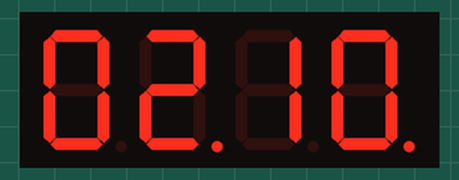
Recording of a sketch running on a simulated Arduino Uno, built with avr-gcc and run on an emulated ATmega328P. Parts: 4-digit seven-segment display. Wiring (inferred from the names in the program): 4-digit 7-segment display, segments lit when LOW: segments pin 6, pin 7, pin 8, pin 9, pin 10, pin 11, pin 12, pin 13; digit selects pin 2, pin 4, pin 5, pin 3. The segment pins are drawn as the display they are named for.

Above: at 0.1 s.
At 60.1 s:
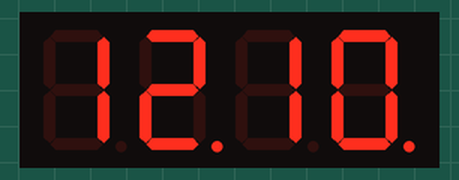
At 120.1 s:
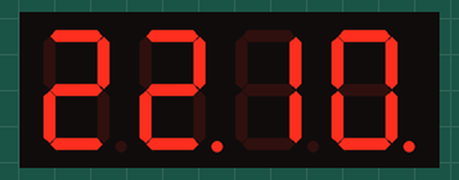

Measured:
- what the display in image 0 shows lasts 60.1 s, from 0.0 s to 60.1 s

The sketch:

8-10.ino
```cpp
volatile byte seconds_units = 0;
volatile byte seconds_tens = 0;
volatile byte minutes_units = 0;
volatile byte minutes_tens = 0;
volatile byte hours_units = 2;
volatile byte hours_tens = 1;

const byte numerals[10] = {
  ~0b00111111, // 0
  ~0b00000110, // 1
  ~0b01011011, // 2
  ~0b01001111, // 3
  ~0b01100110, // 4
  ~0b01101101, // 5
  ~0b01111101, // 6
  ~0b00000111, // 7
  ~0b01111111, // 8
  ~0b01101111, // 9
};

void setup() {

  // digit drivers - active low
  pinMode(2, OUTPUT); // digit 1 - right
  pinMode(3, OUTPUT); // digit 2
  pinMode(4, OUTPUT); // digit 3
  pinMode(5, OUTPUT); // digit 4 - left

  // segments - active low
  pinMode(6, OUTPUT); // segment a
  pinMode(7, OUTPUT); // segment b
  pinMode(8, OUTPUT); // segment c
  pinMode(9, OUTPUT); // segment d
  pinMode(10, OUTPUT); // segment e
  pinMode(11, OUTPUT); // segment f
  pinMode(12, OUTPUT); // segment g
  pinMode(13, OUTPUT); // segment DP, also Arduino LED

  // turn LEDs "off"
  digitalWrite(2, HIGH); // digit 1 off
  digitalWrite(3, HIGH); // digit 2 off
  digitalWrite(4, HIGH); // digit 3 off
  digitalWrite(5, HIGH); // digit 4 off

  // set up 1 second interrupt on Timer/counter1
  TCCR1A = 0;
  TCCR1B = 1<<WGM13 | 1<<WGM12 | 1<<CS12 | 1<<CS10; // clock = F_CPU / 1024 = 15625 Hz
  ICR1 = 15625;
  bitSet(TIMSK1, ICIE1); // enable capture event interrupt

  // set up ~240Hz interrupt on Timer/Counter2
  TCCR2A = 0;
  TCCR2B = 6; // select CK/256
  bitSet(TIMSK2, TOIE2); // enable overflow interrupt
}

void loop() {
  // nothing happens here!
}

void drawSegment(byte index) {
  digitalWrite(6, numerals[index] & 0x01); // segment a
  digitalWrite(7, numerals[index] & 0x02); // segment b
  digitalWrite(8, numerals[index] & 0x04); // segment c
  digitalWrite(9, numerals[index] & 0x08); // segment d
  digitalWrite(10, numerals[index] & 0x10); // segment e
  digitalWrite(11, numerals[index] & 0x20); // segment f
  digitalWrite(12, numerals[index] & 0x40); // segment g
}

ISR(TIMER1_CAPT_vect) {

  // keep time:  this interrupt should happen once every second

  seconds_units++; // count seconds x 1
  if(seconds_units > 9) {
    seconds_units = 0; // reset seconds x 1
    seconds_tens++; // count seconds x 10
    if(seconds_tens > 5) {
      seconds_tens = 0; // reset seconds x 10
      minutes_units++; // count minutes x 1
      if(minutes_units > 9) {
        minutes_units = 0; // reset minutes x 1
        minutes_tens++; // count minutes x 10
        if(minutes_tens > 5) {
          minutes_tens = 0; // reset minutes x 10
          hours_units++; // count hours x 1
          if(hours_units > 9) {
            hours_units = 0; // reset hours x 1
            hours_tens++; // count hours x 10
          }
          if((hours_units == 3) && (hours_tens == 1)) {
            hours_units = 1;
            hours_tens = 0;
          }
        }
      }
    }
  }
}

ISR(TIMER2_OVF_vect) {

  // tell time:  this interrupt should happen 240 times a second

  static byte digit = 0;

  // turn on the correct digit 0-3

  switch(digit) {
    case 0:
      digitalWrite(13, HIGH); // turn off decimal point
      digitalWrite(5, HIGH); // digit 4 off
      drawSegment(minutes_units);
      digitalWrite(2, LOW); // digit 1 on
      break;
    case 1:
      digitalWrite(13, LOW); // turn on decimal point
      digitalWrite(2, HIGH); // digit 1 off
      drawSegment(minutes_tens);
      digitalWrite(3, LOW); // digit 2 on
      break;
    case 2:
      digitalWrite(13, LOW); // turn on decimal point
      digitalWrite(3, HIGH); // digit 2 off
      drawSegment(hours_units);
      digitalWrite(4, LOW); // digit 3 on
      break;
    case 3:
      digitalWrite(13, HIGH); // turn off decimal point
      digitalWrite(4, HIGH); // digit 2 off
      drawSegment(hours_tens);
      digitalWrite(5, LOW); // digit 3 on
      break;
  }

  digit++; // move on to the next digit
  if(digit > 3) digit = 0; // roll over
}
```

8-4.c
```cpp
ISR(TIMER2_OVF_vect) {

  static byte channel = 0;
  const byte pwm_pins[6] = { 11, 10, 9, 6, 5, 3 };

  analogWrite(pwm_pins[channel], analogRead(channel) >> 2);
  channel++;
  if(channel > 5) channel = 0; // roll over
}
```
